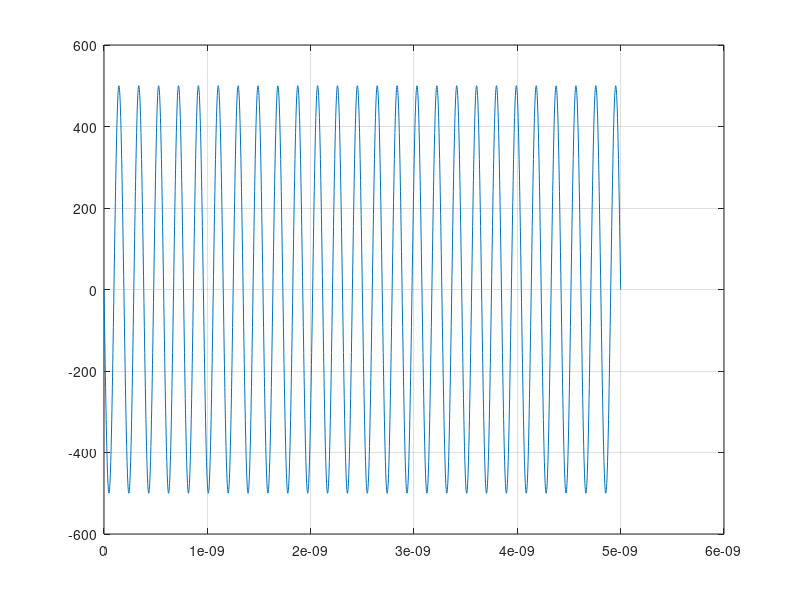
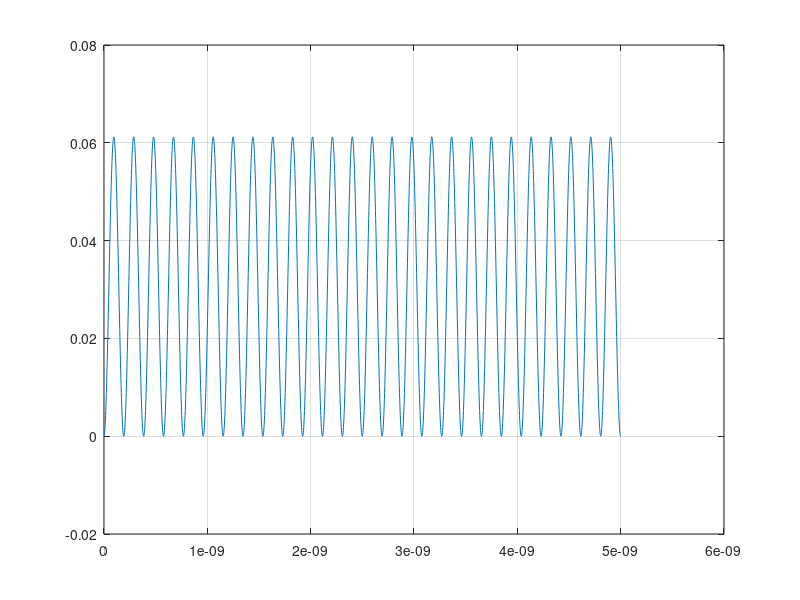

These charts were generated, in order, by the following MATLAB code:
function MyFunctionSPICE
% written on 11-Apr-2022 to verify the SPICE code
clc;close all;clear;format shortEng;

Cap=1e-9;
Res=500;
freq=5.2e9;
start_time=0; end_time=5e-9;
delt=(1/freq)/100;
Vpre=0;
index=0;
MNA=[1/Res -1/Res 1;...
    -1/Res 1/Res 0;...
     0 Cap/delt -1];
tic;[L,U,P]=lu(MNA);toc;
tic;
for time=start_time:delt:end_time
    RHS=[0;sin(2*pi*freq*time);(Cap/delt)*Vpre];
    V=U\(L\(P*RHS));
    Vpre=V(2);
    index=index+1;
    V1(index)=V(1);V2(index)=V(2);
end
toc;
figure(1),plot(0:delt:end_time,V1);grid on;figure(2),plot(0:delt:end_time,V2);grid on;
end